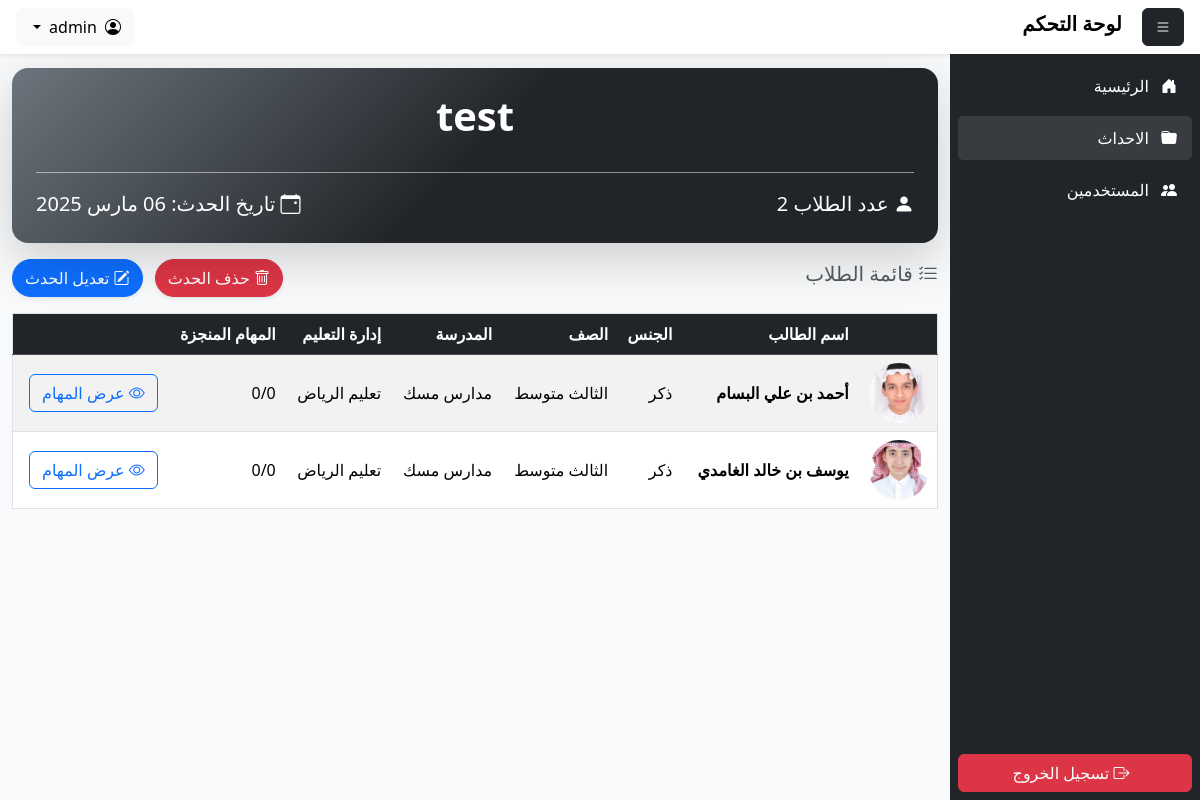
Page /events/1 (signed in) on the committed database.
### tasks/models.py (models this page shows, shortened)
class User(AbstractUser):
    ROLE_CHOICES = [
        ('admin', 'مسؤول'),
        ('student', 'طالب'),
        ('guardian', 'ولي أمر'),
    ]
    full_name = models.CharField(max_length=255, verbose_name="الاسم الكامل")
    role = models.CharField(max_length=10, choices=ROLE_CHOICES, verbose_name="نوع الحساب")
    USERNAME_FIELD = "username"
    REQUIRED_FIELDS = ["full_name", "role"]
    def is_admin(self):
        return self.role == "admin"

class Event(models.Model):
    name = models.CharField(max_length=255, verbose_name="اسم الحدث")
    description = models.TextField(blank=True, null=True, verbose_name="وصف الحدث")
    event_date = models.DateField(verbose_name="تاريخ الحدث")
    students = models.ManyToManyField(StudentProfile, related_name="events", verbose_name="الطلاب المشاركون", blank=True)
    created_by = models.ForeignKey(User, on_delete=models.SET_NULL, null=True, verbose_name='منشئ المشروع')
    def student_count(self):
        return self.students.count()

class StudentProfile(models.Model):
    GENDER_CHOICES = [
        ('ذكر', 'ذكر'),
        ('أنثى', 'أنثى'),
    ]
    user = models.OneToOneField(User, on_delete=models.CASCADE, related_name="student_profile")
    grade = models.CharField(max_length=50, verbose_name="الصف")
    school = models.CharField(max_length=255, verbose_name="المدرسة")
    gender = models.CharField(max_length=10, choices=GENDER_CHOICES, verbose_name="الجنس")
    education_department = models.CharField(max_length=255, verbose_name="إدارة التعليم")
    profile_picture = models.ImageField(upload_to="students/", blank=True, null=True, verbose_name="صورة الطالب")
    def tasks_total_count(self, event):
        total_tasks = self.tasks.filter(event=event).count()
        completed_tasks = self.tasks.filter(event=event, completed=True).count()
        return f"{completed_tasks}/{total_tasks}"
    def task_progress(self, event):
        total_tasks = self.tasks.filter(event=event).count()
        completed_tasks = self.tasks.filter(event=event, completed=True).count()
        return (completed_tasks / total_tasks * 100) if total_tasks > 0 else 0

### tasks/views.py (the view)
# urls.py: path('events/<int:pk>', views.EventDetailView.as_view(), name='event_detail'),
class EventDetailView(LoginRequiredMixin, DetailView):
    model = Event
    template_name = 'events/detail.html'
    def get_context_data(self, **kwargs):
        context = super().get_context_data(**kwargs)
        event = self.get_object()
        students = event.students.all()
        for student in students:
            student.total_count = student.tasks_total_count(event)
            student.progress = student.task_progress(event)
        context["students"] = students
        context["event"] = event
        return context

### tasks/templates/events/detail.html (shortened to what this page needs)
{% extends 'base.html' %}
{% block content %}
<div class="container my-3">
    <div class="card border-0 shadow-lg rounded-4 p-4"
        style="background: linear-gradient(135deg, #6c757d, #212529, #212529); color: white;">
        <div class="text-center">
            <h2 class="fw-bold display-6">{{ event.name }}</h2>
        </div>
        <hr class="border-white opacity-50">
        <div class="d-flex flex-wrap justify-content-between align-items-center text-center text-md-start">
            <p class="fs-5 m-0"><i class="bi bi-person-fill"></i> عدد الطلاب {{ event.student_count }} </p>
            <p class="fs-5 m-0"><i class="bi bi-calendar-event"></i> تاريخ الحدث: {{ event.event_date|date:"d M Y" }}</p>
        </div>
    </div>
    <div class="d-flex flex-column flex-md-row justify-content-between align-items-center my-3 gap-2">
        <h5 class="text-muted"><i class="bi bi-list-check"></i> قائمة الطلاب</h5>
        <div>
            <form method="POST" action="{% url 'event_delete' event.pk %}" class="d-inline">
                <button type="submit" class="btn btn-danger text-white rounded-pill shadow-sm mx-2" onclick="return confirm('هل أنت متأكد من حذف هذا الحدث؟')">
                    <i class="bi bi-trash"></i> حذف الحدث
                </button>
            </form>
            <a href="{% url 'event_update' event.pk %}" class="btn btn-primary rounded-pill shadow-sm">
                <i class="bi bi-pencil-square"></i> تعديل الحدث
            </a>
        </div>
    </div>
    <div class="table-responsive">
        <table id="usersTable" class="table table-responsive table-striped table-hover border align-middle">
            <thead class="table-dark align-middle">
                <tr>
                    <th></th>
                    <th>اسم الطالب</th>
                    <th>الجنس</th>
                    <th>الصف</th>
                    <th>المدرسة</th>
                    <th>إدارة التعليم</th>
                    <th>المهام المنجزة</th>
                    <th></th>
                </tr>
            </thead>
            <tbody>
                {% for student in students %}
                <tr>
                    <td>
                        <div class="rounded-circle overflow-hidden" style="width: 60px; height: 60px;">
                            <img src="{{ student.profile_picture.url }}" alt="صورة الطالب" class="w-100 h-100 object-fit-cover">
                        </div>
                    </td>
                    <td class="fw-bold">{{ student.user.full_name }}</td>
                    <td>{{ student.gender }}</td>
                    <td>{{ student.grade }}</td>
                    <td>{{ student.school }}</td>
                    <td>{{ student.education_department }}</td>
                    <td>{{ student.total_count }}</td>
                    <td><a href="{% url 'student_event_tasks_detail' pk=event.id student_id=student.id %}" class="btn btn-outline-primary">
                        <i class="bi bi-eye"></i> عرض المهام
                    </a>
                    </td>
                </tr>
                {% empty %}
                <tr>
                    <td colspan="6" class="text-center">لا يوجد طلاب في هذا الحدث.</td>
                </tr>
                {% endfor %}
            </tbody>
        </table>
    </div>
</div>
{% endblock %}

### tasks/templates/includes/header.html (shortened to what this page needs)
<header class="header navbar navbar-expand-md navbar-light bg-white shadow-sm">
    <div class="d-flex w-100 px-3 justify-content-between align-items-center">
        <div>
            <button class="btn btn-dark" onclick="toggleSidebar()">
                <i class="bi bi-list"></i>
            </button>
            <a href="{% url 'index' %}" class="navbar-brand fw-bold">
                لوحة التحكم
            </a>
        </div>
        <div class="dropdown">
            <button class="btn btn-light dropdown-toggle d-flex align-items-center" id="userMenuButton" data-bs-toggle="dropdown" aria-expanded="false">
                <div><i class="bi bi-person-circle"></i></div>
                <span class="d-none d-md-inline mx-2"> {{ user.username }} </span>
            </button>
        </div>
    </div>
</header>

### static/css/styles.css (style rules this page uses)
body { margin: 0; font-size: 1rem; font-weight: 400; line-height: 1.5; color: rgb(33, 37, 41); text-align: right; background-color: #fff; visibility: visible; opacity: 1; transition: opacity 0.3s ease-in-out; }
.header { position: fixed; top: 0px; width: 100%; z-index: 1000; }

### rows in the picture
User: username "admin"
Event: name "test", student_count "2", event_date "06 مارس 2025"
StudentProfile: profile_picture (picture), user.full_name "أحمد بن علي البسام", gender "ذكر", grade "الثالث متوسط", school "مدارس مسك", education_department "تعليم الرياض", total_count "0/0"
StudentProfile: profile_picture (picture), user.full_name "يوسف بن خالد الغامدي", gender "ذكر", grade "الثالث متوسط", school "مدارس مسك", education_department "تعليم الرياض", total_count "0/0"
